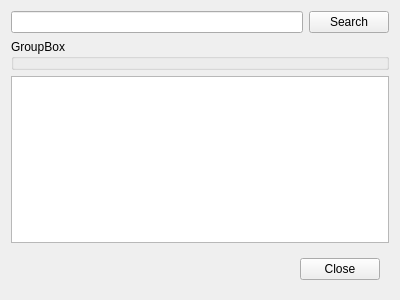
<?xml version="1.0" encoding="UTF-8"?>
<ui version="4.0">
 <class>SearchForm</class>
 <widget class="QWidget" name="SearchForm">
  <property name="geometry">
   <rect>
    <x>0</x>
    <y>0</y>
    <width>400</width>
    <height>300</height>
   </rect>
  </property>
  <property name="windowTitle">
   <string>Form</string>
  </property>
  <layout class="QVBoxLayout" name="verticalLayout">
   <item>
    <widget class="QWidget" name="searchWidget" native="true">
     <layout class="QHBoxLayout" name="horizontalLayout">
      <property name="margin">
       <number>0</number>
      </property>
      <item>
       <widget class="QLineEdit" name="searchLineEdit"/>
      </item>
      <item>
       <widget class="QPushButton" name="searchPushButton">
        <property name="text">
         <string>Search</string>
        </property>
       </widget>
      </item>
     </layout>
    </widget>
   </item>
   <item>
    <widget class="PropertiesGroupBox" name="propertiesGroupBox">
     <property name="title">
      <string>GroupBox</string>
     </property>
    </widget>
   </item>
   <item>
    <widget class="DataTableWidget" name="tableWidget"/>
   </item>
   <item>
    <widget class="QWidget" name="closeWidget" native="true">
     <layout class="QHBoxLayout" name="horizontalLayout_2">
      <item>
       <spacer name="horizontalSpacer">
        <property name="orientation">
         <enum>Qt::Horizontal</enum>
        </property>
        <property name="sizeHint" stdset="0">
         <size>
          <width>40</width>
          <height>20</height>
         </size>
        </property>
       </spacer>
      </item>
      <item>
       <widget class="QPushButton" name="closePushButton">
        <property name="text">
         <string>Close</string>
        </property>
       </widget>
      </item>
     </layout>
    </widget>
   </item>
  </layout>
 </widget>
 <customwidgets>
  <customwidget>
   <class>DataTableWidget</class>
   <extends>QTableWidget</extends>
   <header>DataTableWidget.h</header>
  </customwidget>
  <customwidget>
   <class>PropertiesGroupBox</class>
   <extends>QGroupBox</extends>
   <header>PropertiesGroupBox.h</header>
   <container>1</container>
  </customwidget>
 </customwidgets>
 <resources/>
 <connections/>
</ui>
